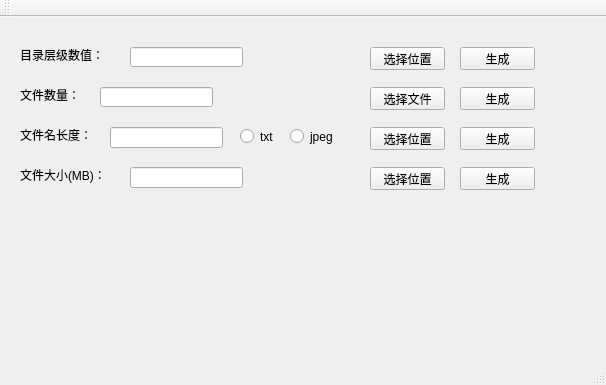
<?xml version="1.0" encoding="UTF-8"?>
<ui version="4.0">
 <class>MainWindow</class>
 <widget class="QMainWindow" name="MainWindow">
  <property name="geometry">
   <rect>
    <x>0</x>
    <y>0</y>
    <width>606</width>
    <height>385</height>
   </rect>
  </property>
  <property name="windowTitle">
   <string>MainWindow</string>
  </property>
  <widget class="QWidget" name="centralWidget">
   <widget class="QLabel" name="label">
    <property name="geometry">
     <rect>
      <x>20</x>
      <y>30</y>
      <width>101</width>
      <height>16</height>
     </rect>
    </property>
    <property name="text">
     <string>目录层级数值：</string>
    </property>
   </widget>
   <widget class="QLineEdit" name="lE_DirNum">
    <property name="geometry">
     <rect>
      <x>130</x>
      <y>30</y>
      <width>113</width>
      <height>20</height>
     </rect>
    </property>
   </widget>
   <widget class="QPushButton" name="btnGenDir">
    <property name="geometry">
     <rect>
      <x>460</x>
      <y>30</y>
      <width>75</width>
      <height>23</height>
     </rect>
    </property>
    <property name="text">
     <string>生成</string>
    </property>
   </widget>
   <widget class="QPushButton" name="btnSelLoc">
    <property name="geometry">
     <rect>
      <x>370</x>
      <y>30</y>
      <width>75</width>
      <height>23</height>
     </rect>
    </property>
    <property name="text">
     <string>选择位置</string>
    </property>
   </widget>
   <widget class="QLabel" name="label_2">
    <property name="geometry">
     <rect>
      <x>20</x>
      <y>70</y>
      <width>91</width>
      <height>16</height>
     </rect>
    </property>
    <property name="text">
     <string>文件数量：</string>
    </property>
   </widget>
   <widget class="QLineEdit" name="lE_FileNum">
    <property name="geometry">
     <rect>
      <x>100</x>
      <y>70</y>
      <width>113</width>
      <height>20</height>
     </rect>
    </property>
   </widget>
   <widget class="QPushButton" name="btnSelFile">
    <property name="geometry">
     <rect>
      <x>370</x>
      <y>70</y>
      <width>75</width>
      <height>23</height>
     </rect>
    </property>
    <property name="text">
     <string>选择文件</string>
    </property>
   </widget>
   <widget class="QPushButton" name="btnGenFile">
    <property name="geometry">
     <rect>
      <x>460</x>
      <y>70</y>
      <width>75</width>
      <height>23</height>
     </rect>
    </property>
    <property name="text">
     <string>生成</string>
    </property>
   </widget>
   <widget class="QLabel" name="label_3">
    <property name="geometry">
     <rect>
      <x>20</x>
      <y>110</y>
      <width>91</width>
      <height>16</height>
     </rect>
    </property>
    <property name="text">
     <string>文件名长度：</string>
    </property>
   </widget>
   <widget class="QLineEdit" name="lineEdit_FileNameLen">
    <property name="geometry">
     <rect>
      <x>110</x>
      <y>110</y>
      <width>113</width>
      <height>21</height>
     </rect>
    </property>
   </widget>
   <widget class="QPushButton" name="btnSelLocForFileNameLen">
    <property name="geometry">
     <rect>
      <x>370</x>
      <y>110</y>
      <width>75</width>
      <height>23</height>
     </rect>
    </property>
    <property name="text">
     <string>选择位置</string>
    </property>
   </widget>
   <widget class="QPushButton" name="btnGenFile_NameLen">
    <property name="geometry">
     <rect>
      <x>460</x>
      <y>110</y>
      <width>75</width>
      <height>23</height>
     </rect>
    </property>
    <property name="text">
     <string>生成</string>
    </property>
   </widget>
   <widget class="QRadioButton" name="radioBtn_txt">
    <property name="geometry">
     <rect>
      <x>240</x>
      <y>110</y>
      <width>115</width>
      <height>19</height>
     </rect>
    </property>
    <property name="text">
     <string>txt</string>
    </property>
   </widget>
   <widget class="QRadioButton" name="radioBtn_jpeg">
    <property name="geometry">
     <rect>
      <x>290</x>
      <y>110</y>
      <width>115</width>
      <height>19</height>
     </rect>
    </property>
    <property name="text">
     <string>jpeg</string>
    </property>
   </widget>
   <widget class="QLabel" name="label_4">
    <property name="geometry">
     <rect>
      <x>20</x>
      <y>150</y>
      <width>111</width>
      <height>16</height>
     </rect>
    </property>
    <property name="text">
     <string>文件大小(MB)：</string>
    </property>
   </widget>
   <widget class="QLineEdit" name="lineEdit_FileFixSize">
    <property name="geometry">
     <rect>
      <x>130</x>
      <y>150</y>
      <width>113</width>
      <height>21</height>
     </rect>
    </property>
   </widget>
   <widget class="QPushButton" name="btnSelLocForFileSize">
    <property name="geometry">
     <rect>
      <x>370</x>
      <y>150</y>
      <width>75</width>
      <height>23</height>
     </rect>
    </property>
    <property name="text">
     <string>选择位置</string>
    </property>
   </widget>
   <widget class="QPushButton" name="btnGenFile_FileFixSize">
    <property name="geometry">
     <rect>
      <x>460</x>
      <y>150</y>
      <width>75</width>
      <height>23</height>
     </rect>
    </property>
    <property name="text">
     <string>生成</string>
    </property>
   </widget>
  </widget>
  <widget class="QMenuBar" name="menuBar">
   <property name="geometry">
    <rect>
     <x>0</x>
     <y>0</y>
     <width>606</width>
     <height>26</height>
    </rect>
   </property>
  </widget>
  <widget class="QToolBar" name="mainToolBar">
   <attribute name="toolBarArea">
    <enum>TopToolBarArea</enum>
   </attribute>
   <attribute name="toolBarBreak">
    <bool>false</bool>
   </attribute>
  </widget>
  <widget class="QStatusBar" name="statusBar"/>
 </widget>
 <layoutdefault spacing="6" margin="11"/>
 <resources/>
 <connections/>
</ui>
